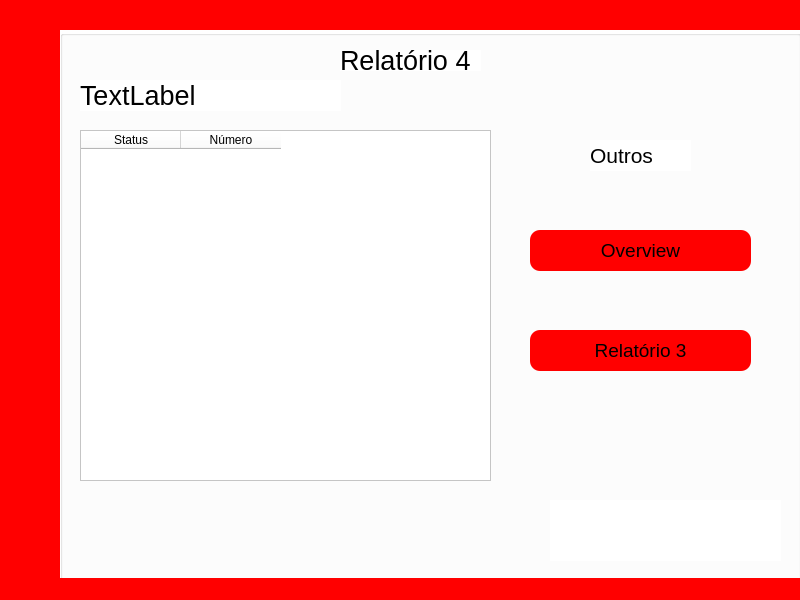
<?xml version="1.0" encoding="UTF-8"?>
<ui version="4.0">
 <class>MainWindow</class>
 <widget class="QMainWindow" name="MainWindow">
  <property name="geometry">
   <rect>
    <x>0</x>
    <y>0</y>
    <width>800</width>
    <height>600</height>
   </rect>
  </property>
  <property name="windowTitle">
   <string>MainWindow</string>
  </property>
  <property name="styleSheet">
   <string notr="true">background-color: rgb(255, 0, 0);</string>
  </property>
  <widget class="QWidget" name="centralwidget">
   <widget class="QGroupBox" name="groupBox">
    <property name="geometry">
     <rect>
      <x>60</x>
      <y>30</y>
      <width>741</width>
      <height>551</height>
     </rect>
    </property>
    <property name="styleSheet">
     <string notr="true">background-color: rgb(255, 255, 255);</string>
    </property>
    <property name="title">
     <string/>
    </property>
    <widget class="QLabel" name="label_8">
     <property name="geometry">
      <rect>
       <x>490</x>
       <y>470</y>
       <width>231</width>
       <height>61</height>
      </rect>
     </property>
     <property name="text">
      <string/>
     </property>
     <property name="pixmap">
      <pixmap>../formula-1-logo-1-1.png</pixmap>
     </property>
     <property name="scaledContents">
      <bool>true</bool>
     </property>
     <property name="alignment">
      <set>Qt::AlignLeading|Qt::AlignLeft|Qt::AlignVCenter</set>
     </property>
    </widget>
    <widget class="QLabel" name="label">
     <property name="geometry">
      <rect>
       <x>280</x>
       <y>20</y>
       <width>141</width>
       <height>21</height>
      </rect>
     </property>
     <property name="font">
      <font>
       <pointsize>20</pointsize>
      </font>
     </property>
     <property name="text">
      <string>Relatório 4</string>
     </property>
    </widget>
    <widget class="QLabel" name="label_3">
     <property name="geometry">
      <rect>
       <x>530</x>
       <y>110</y>
       <width>101</width>
       <height>31</height>
      </rect>
     </property>
     <property name="font">
      <font>
       <pointsize>16</pointsize>
      </font>
     </property>
     <property name="text">
      <string>Outros</string>
     </property>
    </widget>
    <widget class="QPushButton" name="Relatorio3">
     <property name="geometry">
      <rect>
       <x>470</x>
       <y>300</y>
       <width>221</width>
       <height>41</height>
      </rect>
     </property>
     <property name="font">
      <font>
       <pointsize>14</pointsize>
      </font>
     </property>
     <property name="styleSheet">
      <string notr="true">QPushButton{
	background-color: rgb(255, 0, 0);
	border-radius:10px;
		
}

QPushButton:hover{
	background-color: rgb(191, 0, 0);
	border:none;	
	gridline-color: rgb(191, 0, 0);
}

QPushButton:pressr{
	border:none;	
	border-bottom:none;
	gridline-color: rgb(191, 0, 0);
}</string>
     </property>
     <property name="text">
      <string>Relatório 3</string>
     </property>
    </widget>
    <widget class="QPushButton" name="EscuderiaOverview">
     <property name="geometry">
      <rect>
       <x>470</x>
       <y>200</y>
       <width>221</width>
       <height>41</height>
      </rect>
     </property>
     <property name="font">
      <font>
       <pointsize>14</pointsize>
      </font>
     </property>
     <property name="styleSheet">
      <string notr="true">QPushButton{
	background-color: rgb(255, 0, 0);
	border-radius:10px;
		
}

QPushButton:hover{
	background-color: rgb(191, 0, 0);
	border:none;	
	gridline-color: rgb(191, 0, 0);
}

QPushButton:pressr{
	border:none;	
	border-bottom:none;
	gridline-color: rgb(191, 0, 0);
}</string>
     </property>
     <property name="text">
      <string>Overview</string>
     </property>
    </widget>
    <widget class="QLabel" name="label_5">
     <property name="geometry">
      <rect>
       <x>130</x>
       <y>370</y>
       <width>47</width>
       <height>13</height>
      </rect>
     </property>
     <property name="text">
      <string/>
     </property>
    </widget>
    <widget class="QTableWidget" name="Tabela">
     <property name="geometry">
      <rect>
       <x>20</x>
       <y>100</y>
       <width>411</width>
       <height>351</height>
      </rect>
     </property>
     <column>
      <property name="text">
       <string>Status</string>
      </property>
     </column>
     <column>
      <property name="text">
       <string>Número</string>
      </property>
     </column>
    </widget>
    <widget class="QLabel" name="Escuderia">
     <property name="geometry">
      <rect>
       <x>20</x>
       <y>50</y>
       <width>261</width>
       <height>31</height>
      </rect>
     </property>
     <property name="font">
      <font>
       <pointsize>20</pointsize>
      </font>
     </property>
     <property name="text">
      <string>TextLabel</string>
     </property>
    </widget>
   </widget>
  </widget>
  <widget class="QMenuBar" name="menubar">
   <property name="geometry">
    <rect>
     <x>0</x>
     <y>0</y>
     <width>800</width>
     <height>21</height>
    </rect>
   </property>
  </widget>
  <widget class="QStatusBar" name="statusbar"/>
 </widget>
 <resources/>
 <connections/>
</ui>
